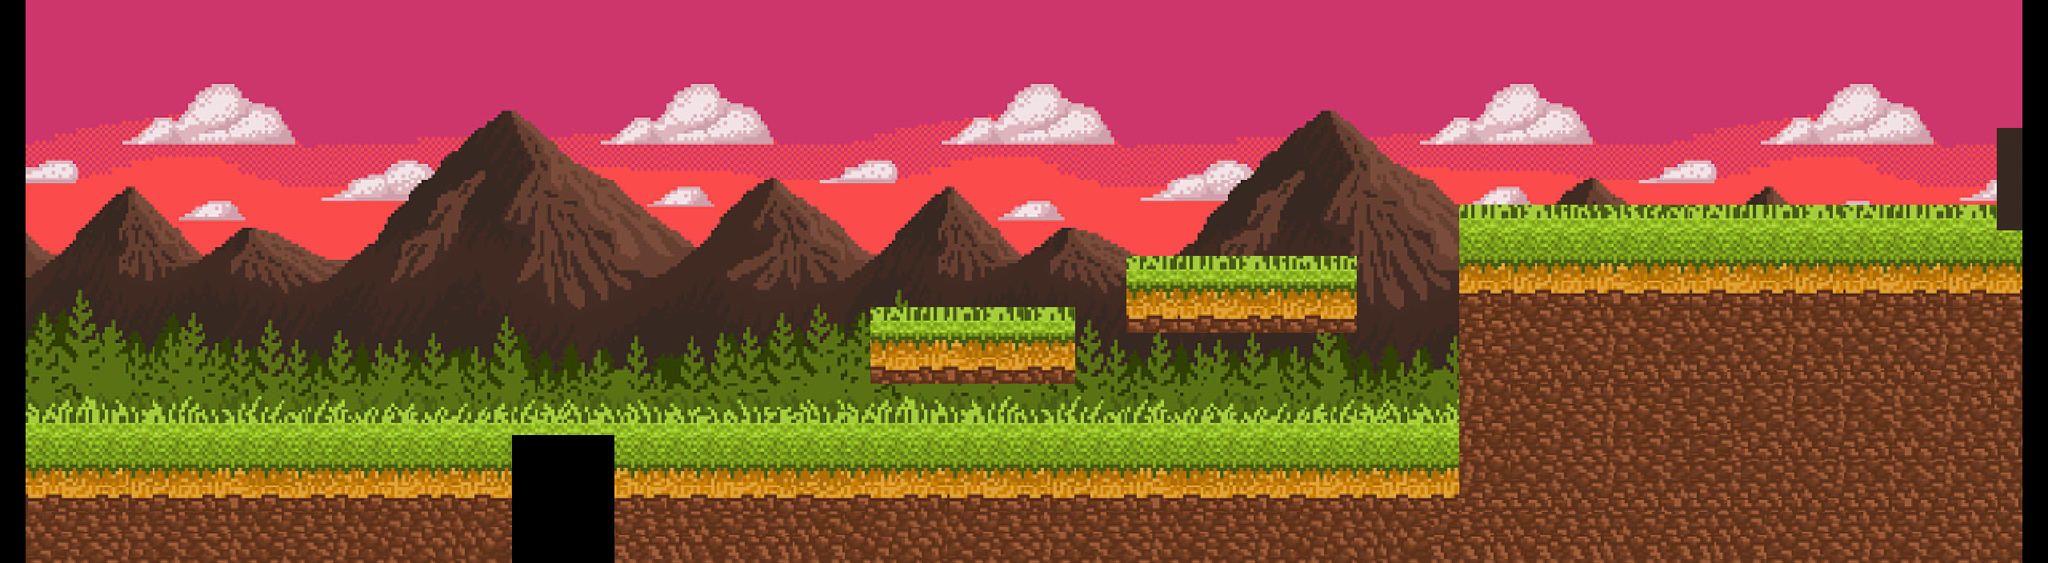

Below is a game level as drawn by its tile map, then a one-line description and the .tmx that defines it (tile-layer data replaced by summaries):
An orthogonal 80x22 tile map with 32x32 px tiles, 2 tile layers (Background, Graphic Layer) and 14 objects.

<map version="1.4" tiledversion="2020.12.18" orientation="orthogonal" renderorder="right-down" width="80" height="22" tilewidth="32" tileheight="32" infinite="0" nextlayerid="10" nextobjectid="45">
 <tileset firstgid="1" name="newtileset" tilewidth="32" tileheight="32" spacing="2" margin="1" tilecount="672" columns="32">
  <image source="newtileset.png" width="1104" height="736" />
 </tileset>
 <layer id="1" name="Background" width="80" height="22">
  <data>[1760 cells, 1326 non-empty, 480 distinct tile ids]</data>
 </layer>
 <layer id="2" name="Graphic Layer" width="80" height="22">
  <data>[1760 cells, 622 non-empty, 173 distinct tile ids]</data>
 </layer>
 <objectgroup id="3" name="Ground">
  <object id="1" x="32.6667" y="542.667" width="606.333" height="159" />
  <object id="2" x="769" y="544.333" width="1052.67" height="158.667" />
  <object id="8" x="1088.5" y="415.333" width="254.5" height="63.6667" />
  <object id="15" x="1408.5" y="353" width="286.5" height="64" />
  <object id="22" x="32.3333" y="0.666667" width="2495" height="31" />
  <object id="34" x="1823.66" y="287.334" width="704.67" height="416" />
  <object id="36" x="0.5" y="0.166667" width="32" height="703.5" />
  <object id="37" x="2528" y="0.25" width="32" height="703.5" />
  <object id="40" x="640" y="672.667" width="128.667" height="31.3333" />
 </objectgroup>
 <objectgroup id="4" name="Pipes" />
 <objectgroup id="5" name="Coins">
  <object id="4" x="1790.67" y="511.333" width="32" height="32" />
 </objectgroup>
 <objectgroup id="6" name="Bricks" />
 <objectgroup id="7" name="Goombas">
  <object id="6" x="981.667" y="512" width="33.3333" height="29.3333" />
  <object id="26" x="318" y="512.333" width="33.3333" height="29.3333" />
 </objectgroup>
 <objectgroup id="8" name="Turtles">
  <object id="7" x="1088" y="512" width="30.6667" height="25.3333" />
 </objectgroup>
 <objectgroup id="9" name="Door">
  <object id="44" x="2496" y="160" width="32" height="127" />
 </objectgroup>
</map>